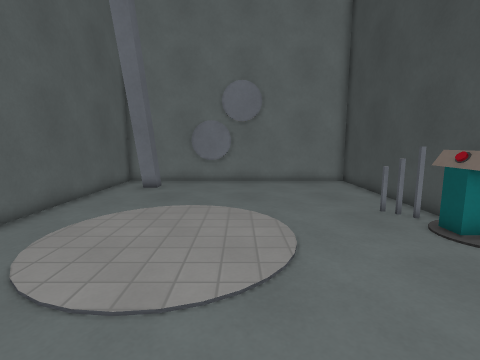
View 1 (above)

12 first-person views from a walk through a 3-D level made in the Godot game engine. The camera is 1.3 m above the floor, tilts 8° down and sees 85° across. The floor is counted in squares, 0.5 m on a side. Each view is taken from the middle of a square. On the plan, view 1 faces up. The plan holds only what a view shows up to about 18 squares ahead; the rest is blank. Surface patterns are stand-ins for the level's own textures.

View 2
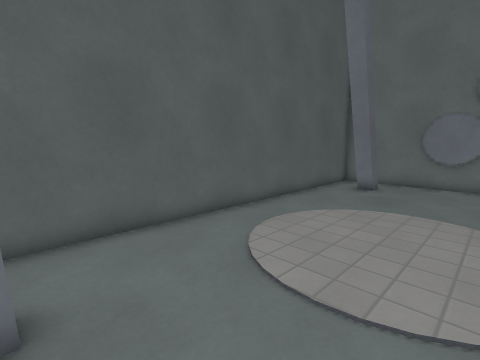

View 3
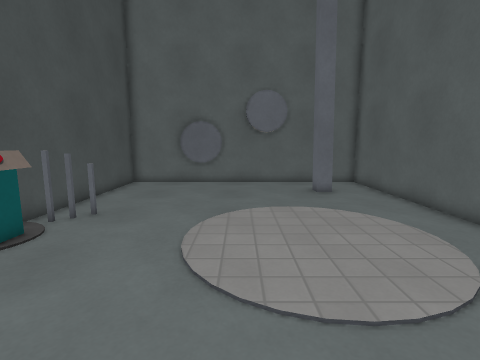

View 4
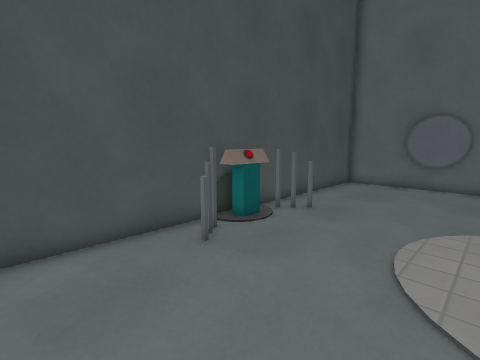

View 5
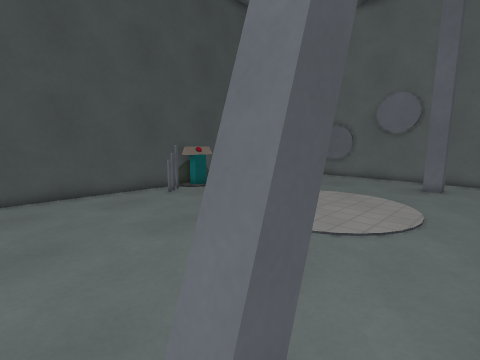

View 6
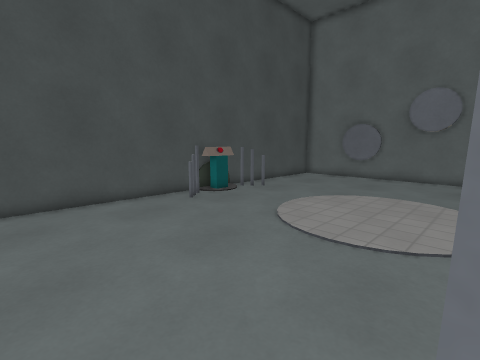

View 7
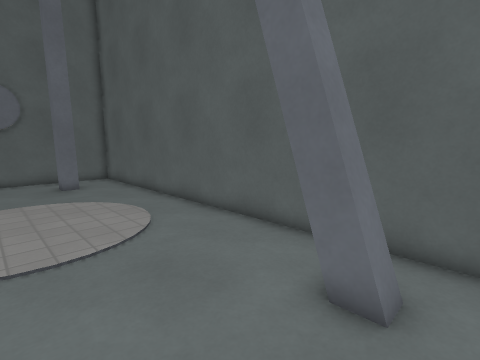

View 8
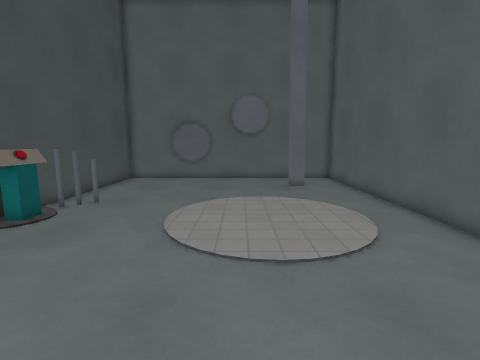

View 9
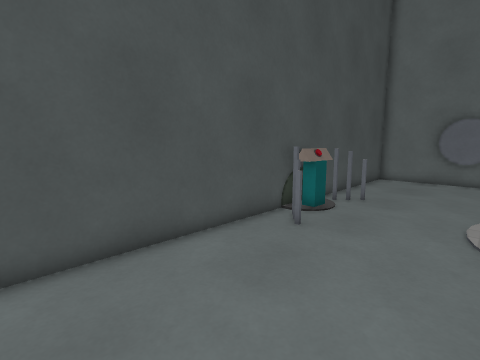

View 10
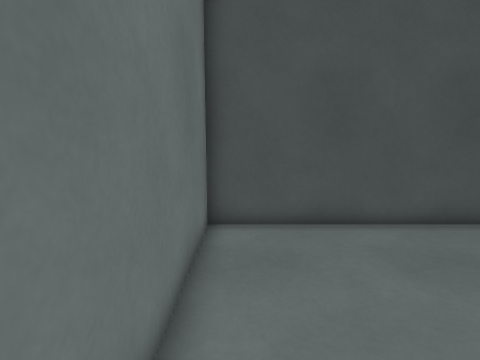

View 11
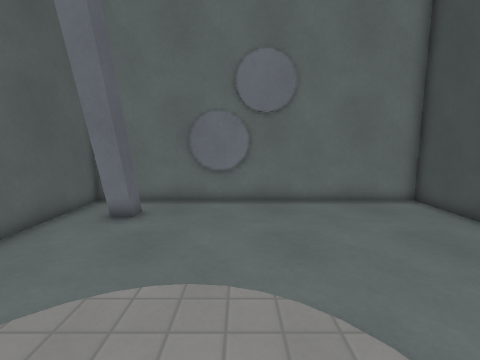

View 12
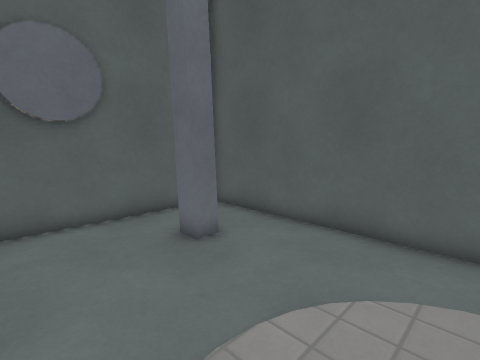

### Floor plan
Key: @ floor where view 1 was taken; # wall or solid block; . floor; = window, fence, low wall or low ledge; O other object.
Columns run from 8 left of view 1 to 7 right of it. Each row starts with its distance up from view 1.
 18 ################
 17 #..............#
 16 #.==...........#
 15 #.##...........#
 14 #.##...........#
 13 #..............#
 12 #..............#
 11 #..............#
 10 #............==#
  9 #.............##
  8 #.............O#
  7 #.............O#
  6 #.............O#
  5 #............=##
  4 #..............#
  3 #..............#
  2 #..............#
  1 #..............#
  0 #..##...@......#
 -1 #..##..........#
 -2 #..............#
 -3 ################

Positions as (right, up) in squares from view 1, and headings:
1: (0, 0), facing up
2: (0, 0), facing up-left
3: (0, 14), facing down
4: (0, 14), facing down-right
5: (-7, 17), facing down-right
6: (-5, 17), facing down-right
7: (-1, 17), facing down-left
8: (-1, 16), facing down
9: (1, 17), facing down-right
10: (-1, 17), facing right
11: (-1, 6), facing up
12: (0, 6), facing down-left
